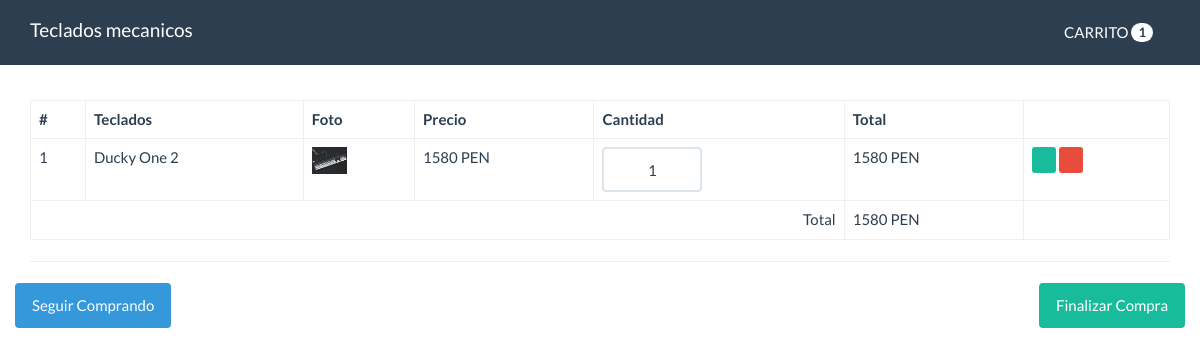
Screenshot of /carrito.php?id=13 with the database file from the repository.
### tables this page shows
CREATE TABLE `teclados` (
  `IDteclado` int(11) NOT NULL,
  `titulo` varchar(100) NOT NULL,
  `descripcion` varchar(100) NOT NULL,
  `foto` varchar(100) NOT NULL,
  `precio` decimal(10,0) NOT NULL,
  `categoriaID` int(10) NOT NULL,
  `fecha` date NOT NULL,
  `estado` int(11) NOT NULL DEFAULT 1
);

### funciones.php (called while the page is built, shortened)
<?php
function calcularTotal(){
    $total = 0;
    if(isset($_SESSION['carrito'])){
        foreach($_SESSION['carrito'] as $indice => $value){
            $total += $value['precio'] * $value['cantidad'];
        }
    }
    return $total;
}
function cantidadTeclado(){
    $cantidad = 0;
    if(isset($_SESSION['carrito'])){
        foreach($_SESSION['carrito'] as $indice => $value){
           $cantidad++;
        }
    }
    return $cantidad;
}

### src/Teclado.php (called while the page is built, shortened)
<?php
class Teclado{
    private $cn = null;
    public function __construct(){
        $this->config = parse_ini_file(__DIR__.'/../config.ini') ;
        $this->cn = new \PDO( $this->config['dns'], $this->config['usuario'],$this->config['clave'],array(
            \PDO::MYSQL_ATTR_INIT_COMMAND => 'SET NAMES utf8'
        ));
    }
    public function mostrarPorId($id){
        $sql = "SELECT * FROM `teclados` WHERE `IDteclado`=:IDteclado ";
        $resultado = $this->cn->prepare($sql);
        $_array = array(
            ":IDteclado" =>  $id
        );
        if($resultado->execute($_array))
            return $resultado->fetch();
        return false;
    }
}

### carrito.php (the view, shortened to what this page needs)
<?php
require 'funciones.php';
if(isset($_GET['id']) && is_numeric($_GET['id'])){
    $id = $_GET['id'];
    $pelicula = new Kawschool\Teclado;
    $resultado = $pelicula->mostrarPorId($id);
}
?>
<!DOCTYPE html>
<html lang="en">
  <head>
    <link rel="stylesheet" href="assets/css/bootstrap.min.css">
    <link rel="stylesheet" href="assets/css/estilos.css">
  </head>
  <body>
    <nav class="navbar navbar-default navbar-fixed-top">
      <div class="container">
        <div class="navbar-header">
          <a class="navbar-brand" href="index.php">Teclados mecanicos</a>
        </div>
        <div id="navbar" class="navbar-collapse collapse">
          <ul class="nav navbar-nav pull-right">
            <li>
              <a href="carrito.php" class="btn">CARRITO <span class="badge"><?php print cantidadTeclado();?></span></a>
            </li>
          </ul>
        </div>
      </div>
    </nav>
    <div class="container" id="main">
    <table class="table table-bordered table-hover">
                  <thead>
                    <tr>
                      <th>#</th>
                      <th>Teclados</th>
                      <th>Foto</th>
                      <th>Precio</th>
                      <th>Cantidad</th>
                      <th>Total</th>
                      <th></th>
                  </thead>
                  <tbody>
                      <?php
                        if(isset($_SESSION['carrito']) && !empty($_SESSION['carrito'])){
                            $c=0;
                            foreach($_SESSION['carrito'] as $indice => $value){
                                $c++;
                                $total = $value['precio'] * $value['cantidad'];
                      ?>
                        <tr>
                            <form action="actualizar_carrito.php" method="post">
                                <td><?php print $c ?></td>
                                <td><?php print $value['titulo']  ?></td>
                                <td>
                                    <?php
                                        $foto = 'upload/'.$value['foto'];
                                        if(file_exists($foto)){
                                        ?>
                                        <img src="<?php print $foto; ?>" width="35">
                                    <?php }else{?>
                                        <img src="assets/imagenes/not-found.jpg" width="35">
                                    <?php }?>
                                </td>
                                <td><?php print $value['precio']  ?> PEN</td>
                                <td>
                                    <input type="text" name="cantidad" class="form-control u-size-100" value="<?php print $value['cantidad'] ?>">
                                </td>
                                <td>
                                    <?php print $total  ?> PEN
                                </td>
                                <td>
                                    <button type="submit" class="btn btn-success btn-xs">
                                        <span class="glyphicon glyphicon-refresh"></span>
                                    </button>
                                    <a href="eliminar_carrito.php?id=<?php print $value['IDteclado']  ?>" class="btn btn-danger btn-xs">
                                        <span class="glyphicon glyphicon-trash"></span>
                                    </a>
                                </td>
                            </form>
                        </tr>
                    <?php
                        }
                        }else{
                    ?>
                        <tr>
                            <td colspan="7">NO HAY PRODUCTOS EN EL CARRITO</td>
                        </tr>
                    <?php
                        }
                    ?>
                </tbody>
                <tfoot>
                        <tr>
                            <td colspan="5" class="text-right">Total</td>
                            <td><?php print calcularTotal(); ?> PEN</td>
                            <td></td>
                        </tr>
                </tfoot>
            </table>
            <hr>
            <?php
                if(isset($_SESSION['carrito']) && !empty($_SESSION['carrito'])){
            ?>
            <div class="row">
                    <div class="pull-left">
                        <a href="index.php" class="btn btn-info">Seguir Comprando</a>
                    </div>
                    <div class="pull-right">
                        <a href="finalizar.php" class="btn btn-success">Finalizar Compra</a>
                    </div>
            </div>
            <?php
                }
            ?>
    </div>
  </body>
</html>

### assets/css/estilos.css (style rules this page uses)
#main { margin-top: 100px; }
.u-size-100 { width: 100px; text-align: center; }

### rows the page displays
teclados: titulo "Ducky One 2", foto (picture), precio "1580", cantidad "1"

### other values shown
cantidadTeclado() "1"
calcularTotal() "1580"
